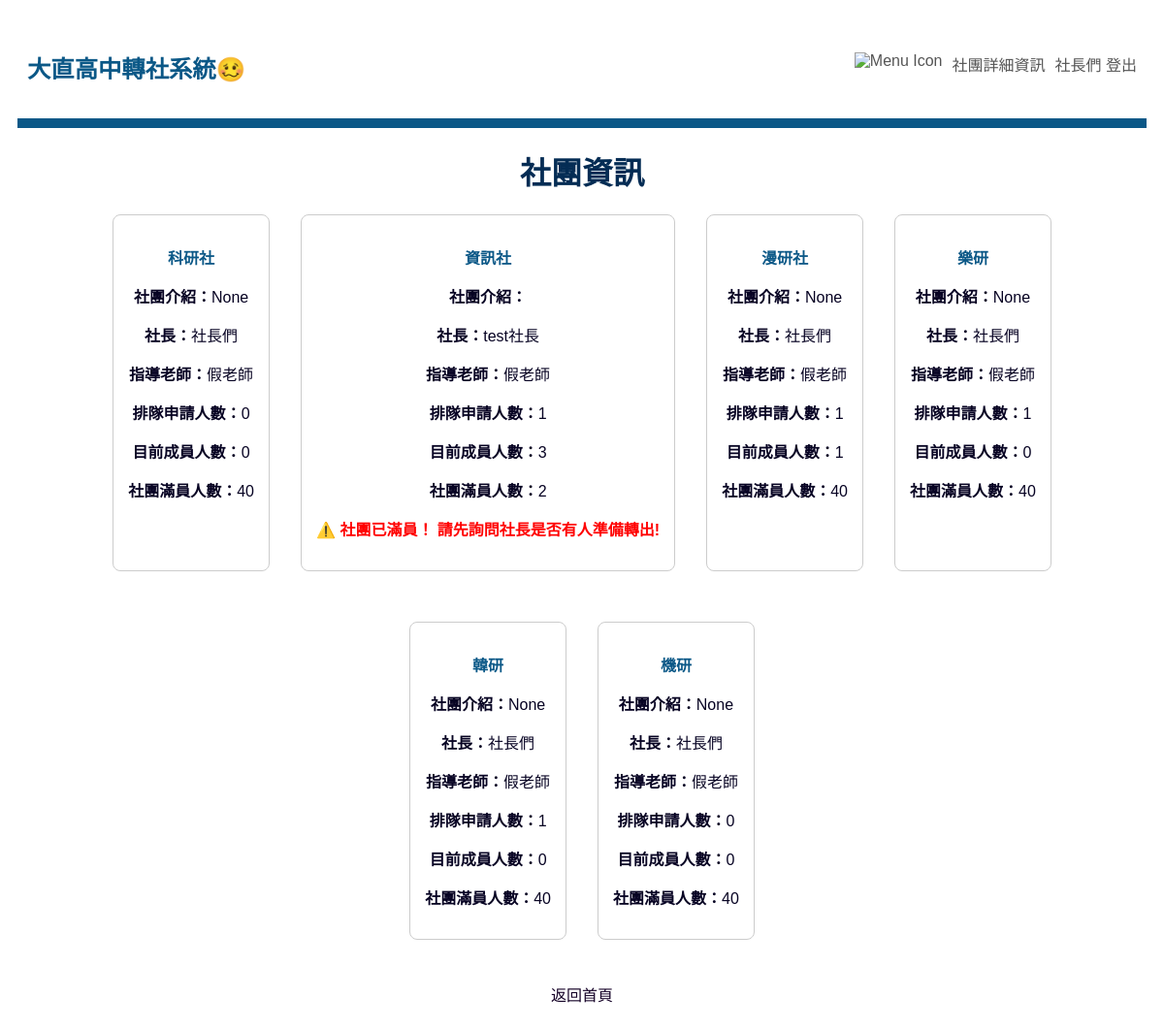
The app's page /transfer/detail/ (signed in) with its own data.
### transfer/models.py (models this page shows, shortened)
class Club(models.Model):
    name = models.CharField(max_length=100, unique=True, verbose_name="社團名稱")
    max_participants = models.IntegerField(verbose_name="人數上限")
    founder = models.ForeignKey(User, on_delete=models.SET_NULL, null = True,related_name='founded_clubs', verbose_name="社長")
    teacher = models.ForeignKey(User, on_delete=models.SET_NULL, null = True, related_name='taught_clubs', verbose_name="指導老師")
    description = models.TextField(max_length=200, unique=True, verbose_name="社團介紹", blank=True, null=True)

### transfer/views.py (the view)
# urls.py: path('detail/', views.detail, name='club_detail'),
def detail(request):
    clubs = Club.objects.all()
    return render(request, 'transfer/detail.html', {'clubs': clubs})

### transfer/templates/transfer/detail.html (shortened to what this page needs)
{% extends "base.html" %}
{% block main %}
    <body>
        <h1>社團資訊</h1>
        <nav class="info-list">
            {% for club in clubs %}
                <nav class="info" style="border: 1px solid #ccc; padding: 15px; margin-bottom: 20px; border-radius: 8px;">
                    <p style="color: #0b5887;"><strong>{{ club.name }}</strong></p>
                    <p><strong>社團介紹：</strong>{{ club.description }}</p>
                    <p><strong>社長：</strong>{{ club.founder.username }}</p>
                    <p><strong>指導老師：</strong>{{ club.teacher.username }}</p>
                    <p><strong>排隊申請人數：</strong>{{ club.incoming_requests.count }}</p>
                    <p><strong>目前成員人數：</strong>{{ club.members.count }}</p>
                    <p><strong>社團滿員人數：</strong>{{ club.max_participants }}</p>
                    {% if club.members.count >= club.max_participants %}
                        <p style="color: red; font-weight: bold;">⚠️ 社團已滿員！
                            請先詢問社長是否有人準備轉出!</p>
                    {% endif %}
                </nav>
            {% endfor %}
        </nav>
        <p><a href="{% url 'index' %}">返回首頁</a></p>
    </body>
{% endblock %}

### transfer/templates/base.html (shortened to what this page needs)
{% load static %}
<!DOCTYPE html>
<html lang="zn-hant">
<head>
    <link rel="stylesheet" href="{% static 'style.css' %}">
</head>
<body>
    <nav class="toolbar">
        <div class="toolbar-logo" href="{% url 'index' %}">
            <h3><strong>大直高中轉社系統🥴</strong></h3>
        </div>
        <div class="toolbar-menu">
            <a class="toolbar-item" href="{% url 'index' %}"><img src="https://cdn-icons-png.flaticon.com/512/1946/1946488.png" alt="Menu Icon" style="width:24px; height:24px;"></a>
            <a class="toolbar-item" href="{% url 'club_detail' %}">社團詳細資訊</a>
            {% if not user.is_authenticated %}
                <a class="toolbar-item" href="{% url 'login' %}">登入</a>
            {% else %}
                <form class="toolbar-item" action="{% url 'logout' %}" method="post" style="display:inline;">
                    {{ user }}
                    <button type="submit" class="toolbar-item" style="background:none;border:none;padding:0;">登出</button>
                </form>
            {% endif %}
        </div>
    </nav>
    {% block main %}{% endblock %}
</body>
</html>

### static/style.css (style rules this page uses)
body { font-family: "Microsoft JhengHei", sans-serif; background-color: #ffffff; color: #070323; padding: 10px; text-align: center; }
h1 { color: #042c54; }
a { color: #160328; text-decoration: none; }
.toolbar { display: flex; justify-content: space-between; align-items: center; background-color: #ffffff; padding: 10px 10px; border-bottom: 10px solid #0b5887; }
.toolbar-logo { font-size: 1.3rem; font-weight: bold; color: #0b5887; }
.toolbar-menu { display: flex; gap: 10px; }
.toolbar-item { color: #555555; font-weight: 500; font-size: 1rem; padding-bottom: 5px; border-bottom: 3px solid transparent; transition: all 0.2s ease-in-out; }
nav.info { border: 1px solid #ccc; padding: 15px; margin-bottom: 20px; border-radius: 8px; }
.info-list { display: flex; flex-wrap: wrap; gap: 32px; justify-content: center; margin-bottom: 24px; padding: 0 32px; background-color: #ffffff; }

### records on screen
Club: name "科研社", description "None", founder.username "社長們", teacher.username "假老師", incoming_requests.count "0", members.count "0", max_participants "40"
Club: name "資訊社", founder.username "test社長", teacher.username "假老師", incoming_requests.count "1", members.count "3", max_participants "2", shows "⚠️ 社團已滿員！ 請先詢問社長是否有人準備轉出!"
Club: name "漫研社", description "None", founder.username "社長們", teacher.username "假老師", incoming_requests.count "1", members.count "1", max_participants "40"
Club: name "樂研", description "None", founder.username "社長們", teacher.username "假老師", incoming_requests.count "1", members.count "0", max_participants "40"
Club: name "韓研", description "None", founder.username "社長們", teacher.username "假老師", incoming_requests.count "1", members.count "0", max_participants "40"
Club: name "機研", description "None", founder.username "社長們", teacher.username "假老師", incoming_requests.count "0", members.count "0", max_participants "40"

### other values on screen
{{ user }} "社長們"
